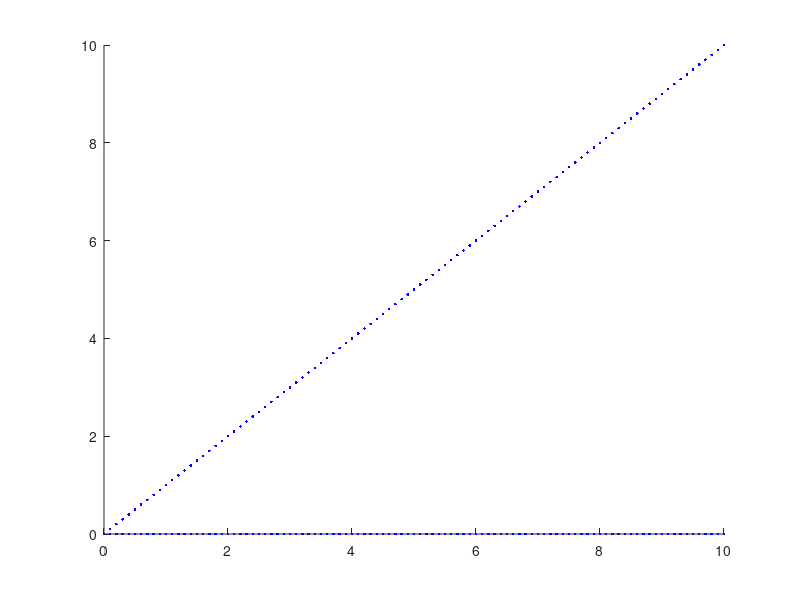
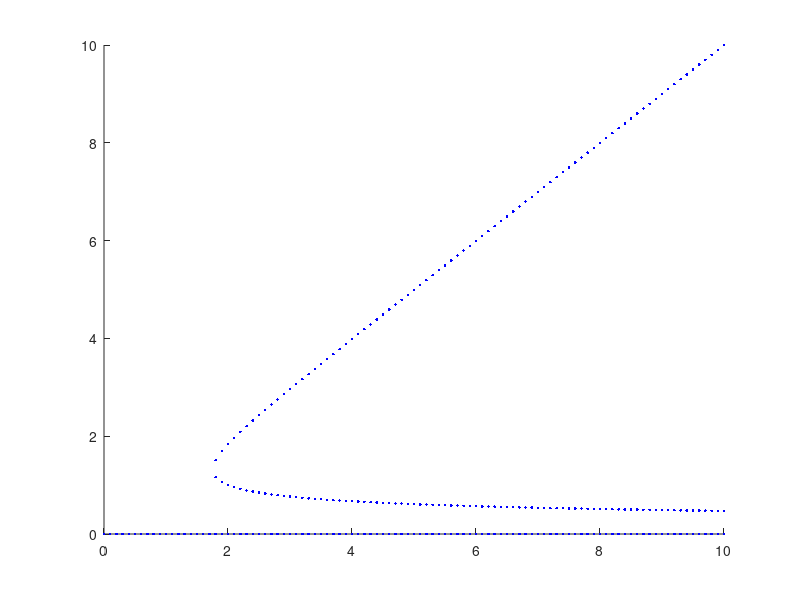
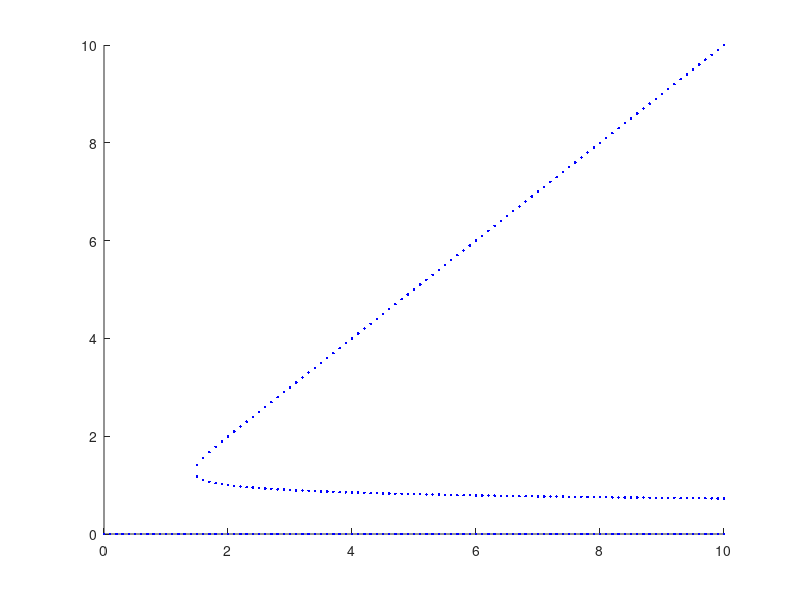
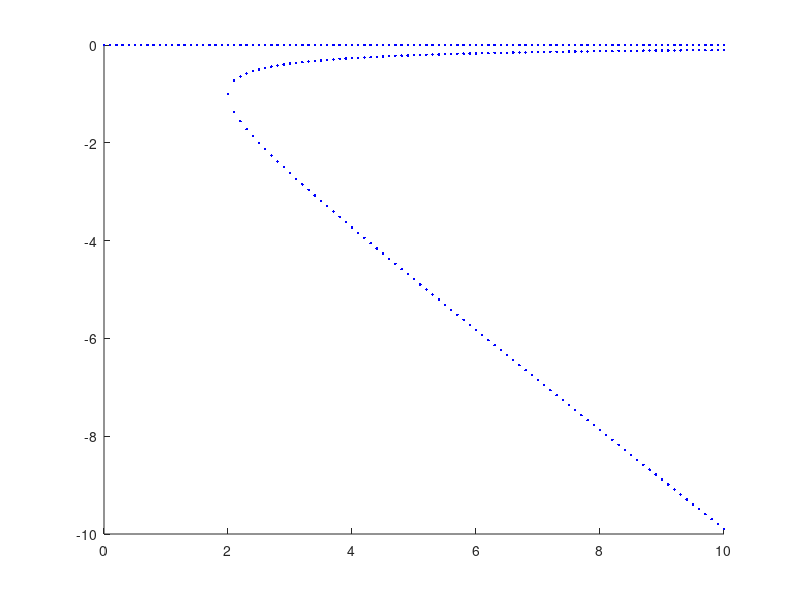

The MATLAB script that drew these images, in order:
% Akash Mitra
% am132

%Inclass 22

%1. Consider the case of the auto-activating gene that we discussed in class
%today. Make a bifurcation diagram for this system by varying the
%activated transcription rate for three cases - in which 1, 4, or 8 copies of the
%transcripton factor are necessary to activate transciption. Comment on your
%results. 

 %x^2 -kb*x - ku = 0
figure; 
hold on; 
ku = 0;
for kb = 0:0.1:10
    polycoeff = [1 -kb -ku]; 
    rts1 = roots(polycoeff);
    rts1 = rts1(imag(rts1) == 0);
    plot (kb*ones(length(rts1),1),rts1,'b.');
end

%x^5 -kb*x^4 + x - ku = 0
figure; 
hold on; 
ku = 0;
for kb = 0:0.1:10
    polycoeff = [1 -kb 0 0 1 -ku]; 
    rts2 = roots(polycoeff);
    rts2 = rts2(imag(rts2) == 0);
    plot (kb*ones(length(rts2),1),rts2,'b.');
end

%x^9 -kb*x^8 + x - ku = 0
figure;
hold on;
ku = 0;
for kb = 0:0.1:10
    polycoeff = [1 -kb 0 0 0 0 0 0 1 -ku]; 
    rts3 = roots(polycoeff);
    rts3 = rts3(imag(rts3) == 0);
    plot (kb*ones(length(rts3),1),rts3,'b.');
end

% higher number of copies of transcription factors do not necessarliy mean
% higher gene product



% 2. Make a similar diagram for the case of an autorepressing gene in the
% case that 2 copies are need to turn off the gene.

figure;
hold on; 
ku = 0;
for kb = 0:0.1:10
    polycoeff = [1 kb 1 -ku];
    rts4 = roots(polycoeff);
    rts4 = rts4(imag(rts4) == 0);
    plot (kb*ones(length(rts4),1),rts4,'b.');
end